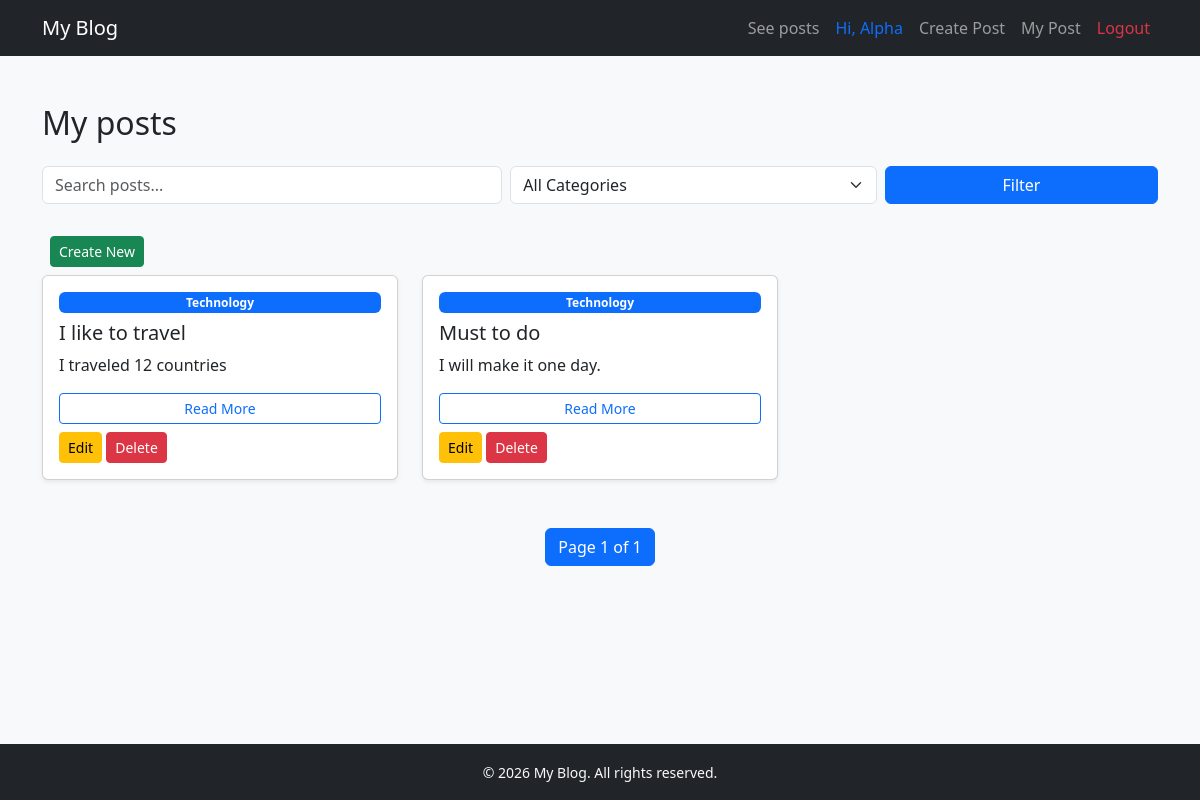
Page /blog/my_posts/ (signed in) on the committed database.
### coreapp/models.py (models this page shows, shortened)
class Blog(models.Model):
    title = models.CharField(max_length=150)
    content = models.TextField()
    is_draft = models.BooleanField(default=False)
    author = models.ForeignKey(User, on_delete=models.CASCADE)
    category = models.ForeignKey('Categories', on_delete=models.CASCADE)

class Categories(models.Model):
    catName = models.CharField(max_length=150)

### coreapp/views.py (the view)
# urls.py: path('blog/my_posts/', views.my_posts, name='my_posts'),
@login_required(login_url='login')
def my_posts(request):
    posts = Blog.objects.filter(author = request.user).order_by("-id")
    search_query = request.GET.get("search")
    category_id = request.GET.get("category")
    if search_query:
        posts = posts.filter(
            Q(title__icontains = search_query) |
            Q(content__icontains = search_query)
        )
    if category_id:
        posts = posts.filter(category_id=category_id)
    paginator = Paginator(posts, 6)
    page_number = request.GET.get("page")
    page_obj = paginator.get_page(page_number)
    categories = Categories.objects.all()
    return render(request, "my_posts.html", {
        "page_obj": page_obj,
        "categories": categories,
    })

### coreapp/templates/my_posts.html (shortened to what this page needs)
{% extends "index.html"%}
{% block content %}
<h2 class="mb-4">My posts</h2>
<form method="GET" class="row g-2 mb-4">
    <div class="col-md-5">
        <input type="text"
               name="search"
               value="{{ request.GET.search }}"
               class="form-control"
               placeholder="Search posts...">
    </div>
    <div class="col-md-4">
        <select name="category" class="form-select">
            <option value="">All Categories</option>
        </select>
    </div>
    <div class="col-md-3">
        <button type="submit" class="btn btn-primary w-100">
            Filter
        </button>
    </div>
</form>
 <a href="{% url 'create_post' %}" class="btn btn-success btn-sm m-2">Create New</a>
<div class="row">
     {% for post in page_obj %}
 <div class="col-md-4 mb-4">
        <div class="card shadow-sm h-100">
            <div class="card-body d-flex flex-column">
                <span class="badge bg-primary mb-2">
                    {{ post.category.catName }}
                </span>
                <h5 class="card-title">
                    {{ post.title }}
                </h5>
                <p class="card-text">
                    {{ post.content|truncatewords:20 }}
                </p>
                <a href={% url 'my_post_view' post.id %} class="btn btn-outline-primary btn-sm mt-auto">
                    Read More
                </a>
                <div class="flex mt-2">
                       <a href="{% url 'edit_post' post.pk %}" class="btn btn-warning btn-sm">Edit</a>
                <form action="{% url 'delete_post' post.pk %}" method="POST" style="display:inline;">
                    <button type="submit" class="btn btn-danger btn-sm" onclick="return confirm('Are you sure?')">
                        Delete
                    </button>
                </form>
                </div>
            </div>
        </div>
    </div>
    {% endfor %}
</div>
<nav class="mt-4">
    <ul class="pagination justify-content-center">
        <li class="page-item active">
            <span class="page-link">
                Page {{ page_obj.number }} of {{ page_obj.paginator.num_pages }}
            </span>
        </li>
    </ul>
</nav>
{% endblock %}

### coreapp/templates/index.html (shortened to what this page needs)
<!DOCTYPE html>
<html lang="en">
<head>
    <link href="https://cdn.jsdelivr.net/npm/bootstrap@5.3.2/dist/css/bootstrap.min.css" rel="stylesheet">
</head>
<body class="bg-light d-flex flex-column min-vh-100 ">
<nav class="navbar navbar-expand-lg navbar-dark bg-dark">
    <div class="container">
        <a class="navbar-brand" href="{% url 'index' %}">My Blog</a>
        <div class="collapse navbar-collapse" id="navbarNav">
            <ul class="navbar-nav ms-auto">
                <li class="nav-item">
                    <a class="nav-link" href="{% url 'blog_list' %}">See posts</a>
                </li>
                {% if user.is_authenticated %}
                 <li class="nav-item">
                        <span class="nav-link text-primary">Hi, {{ user.username }}</span>
                    </li>
                <li class=" nav-item">
                    <a class="nav-link" href="{% url 'create_post'%}">Create Post</a>
                </li>
                <li class=" nav-item">
                    <a class="nav-link" href="{% url 'my_posts'%}">My Post</a>
                </li>
                    <li class="nav-item">
                        <a class="nav-link text-danger" href="{% url 'logout' %}">Logout</a>
                    </li>
                {% endif %}
            </ul>
        </div>
    </div>
</nav>
<div class="container py-5 flex-fill">
{% block content %}{% endblock %}
</div>
<footer class="bg-dark text-light text-center py-3">
    <small>© 2026 My Blog. All rights reserved.</small>
</footer>
</body>
</html>

### rows in the picture
Blog: category.catName "Technology", title "I like to travel", content "I traveled 12 countries"
Blog: category.catName "Technology", title "Must to do", content "I will make it one day."

### other values in the picture
{{ user.username }} "Alpha"
{{ page_obj.number }} "1"
{{ page_obj.paginator.num_pages }} "1"
